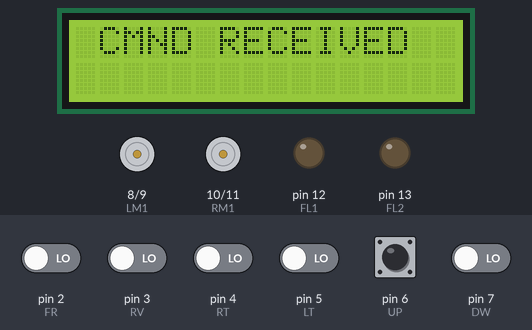
Recording of a sketch running on a simulated Arduino Mega 2560, built with avr-gcc and run on an emulated ATmega2560. Parts: 16×2 character LCD, motor-driver pin pairs drawn as motors (green arrow = first pin HIGH = forward, orange = second pin HIGH = backward, longer = more drive), output pins drawn as LEDs (lit = HIGH). The test bench sets the inputs (shaded band); at power-on: pin 2 (FR), pin 3 (RV), pin 4 (RT), pin 5 (LT), pin 6 (UP), pin 7 (DW) LOW.

Above: at 4.2 s.
4.3 s: pin 2 (FR) driven HIGH
At 4.82 s:
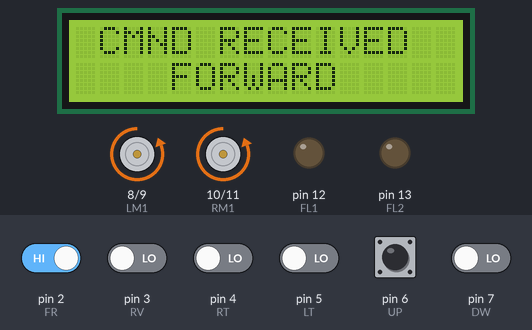
6.5 s: pin 2 (FR) driven LOW
At 7.7 s:
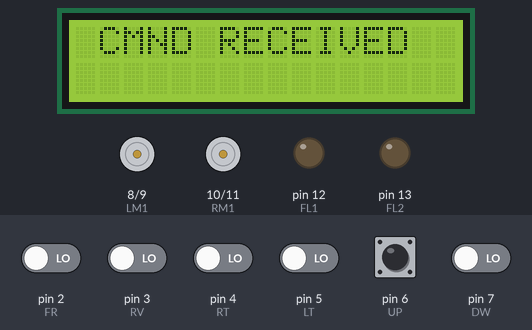
8.0 s: pin 6 (UP) pulled HIGH for 1 s
At 8.52 s:
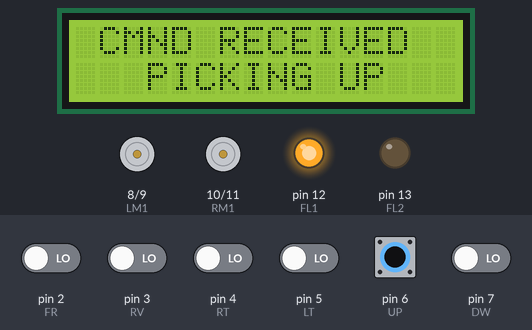
10.5 s: pin 3 (RV) driven HIGH
At 11.02 s:
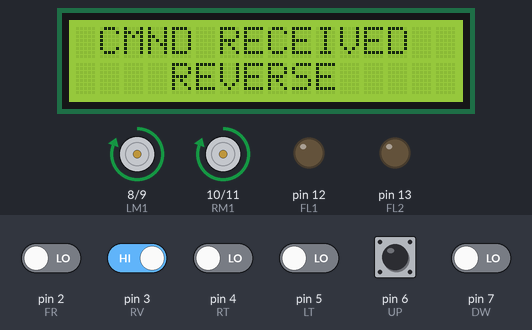
12.7 s: pin 3 (RV) driven LOW
At 13.8 s:
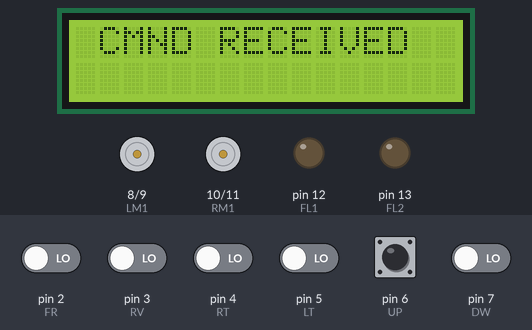
14.2 s: pin 4 (RT) driven HIGH
At 14.72 s:
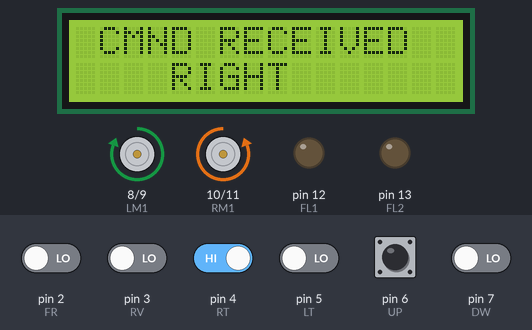
Timing chart, 0 to 17.2 s (numbered marks = the images above; inputs shaded):
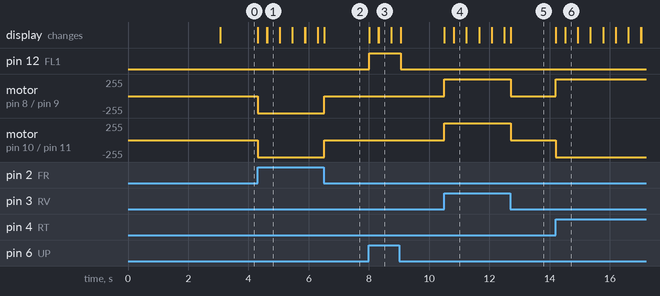

The sketch:

MAIN_PROGRAM.ino
```cpp
#include <LiquidCrystal.h>
LiquidCrystal lcd(32, 30, 28, 26, 24, 22);

#define FR 2
#define RV 3
#define RT 4
#define LT 5
#define UP 6
#define DW 7
#define LM1 8
#define LM2 9
#define RM1 10
#define RM2 11
#define FL1 12
#define FL2 13
void setup()  {

    lcd.begin(16, 2);
      lcd.setCursor(3, 0);
  lcd.print("SMS BASED");
    lcd.setCursor(5, 1);
  lcd.print("ROBOT");
  delay(3000);
   lcd.clear();

pinMode(FR,INPUT);
pinMode(RV,INPUT);
pinMode(RT,INPUT);
pinMode(LT,INPUT);
pinMode(UP,INPUT);
pinMode(DW,INPUT);
pinMode(LM1,OUTPUT);
pinMode(LM2,OUTPUT);
pinMode(RM1,OUTPUT);
pinMode(RM2,OUTPUT);
pinMode(FL1,OUTPUT);
pinMode(FL2,OUTPUT);
}

void loop()
{

  lcd.setCursor(1, 0);
  lcd.print("CMND RECEIVED");
  {

if(digitalRead(FR)==HIGH)
{

     lcd.setCursor(4,1);
     lcd.print("FORWARD");
       digitalWrite(FL1,LOW);
  digitalWrite(FL2,LOW);
  digitalWrite(LM1,LOW);
  digitalWrite(LM2,HIGH);
  digitalWrite(RM1,LOW);
  digitalWrite(RM2,HIGH);
  delay(100);
   lcd.clear();
}
else if(digitalRead(RV)==HIGH)
{

     lcd.setCursor(4,1);
     lcd.print("REVERSE");
        digitalWrite(FL1,LOW);
  digitalWrite(FL2,LOW);
  digitalWrite(LM1,HIGH);
  digitalWrite(LM2,LOW);
  digitalWrite(RM1,HIGH);
  digitalWrite(RM2,LOW);
  delay(100);
   lcd.clear();
}
else if (digitalRead(RT)==HIGH)
{

     lcd.setCursor(4,1);
     lcd.print("RIGHT");
        digitalWrite(FL1,LOW);
  digitalWrite(FL2,LOW);
  digitalWrite(LM1,HIGH);
  digitalWrite(LM2,LOW);
  digitalWrite(RM1,LOW);
  digitalWrite(RM2,HIGH);
  delay(100);
   lcd.clear();
}
else if (digitalRead(LT)==HIGH)
{

   lcd.setCursor(5,1);
     lcd.print("LEFT");
       digitalWrite(FL1,LOW);
  digitalWrite(FL2,LOW);
  digitalWrite(LM1,LOW);
  digitalWrite(LM2,HIGH);
  digitalWrite(RM1,HIGH);
  digitalWrite(RM2,LOW);
  delay(100);
   lcd.clear();
}

else if (digitalRead(UP)==HIGH)
{

   lcd.setCursor(3,1);
     lcd.print("PICKING UP");
  digitalWrite(FL1,HIGH);
  digitalWrite(FL2,LOW);
    digitalWrite(LM1,LOW);
  digitalWrite(LM2,LOW);
  digitalWrite(RM1,LOW);
  digitalWrite(RM2,LOW);
  delay(100);
   lcd.clear();

}

else if (digitalRead(DW)==HIGH)
{

   lcd.setCursor(2,1);
     lcd.print("KEEPING DOWN");
  digitalWrite(FL1,LOW);
  digitalWrite(FL2,HIGH);
    digitalWrite(LM1,LOW);
  digitalWrite(LM2,LOW);
  digitalWrite(RM1,LOW);
  digitalWrite(RM2,LOW);
  delay(100);
   lcd.clear();

}
else
{
  digitalWrite(LM1,LOW);
  digitalWrite(LM2,LOW);
  digitalWrite(RM1,LOW);
  digitalWrite(RM2,LOW);
  digitalWrite(FL1,LOW);
  digitalWrite(FL2,LOW);
}

}}
```

Measured:
- after the input at 4.3 s, motor on pin 8 (LM1) / pin 9 (LM2), motor on pin 10 (RM1) / pin 11 (RM2): stopped → backward 255/255 at once; the display: changes at once (image 1)
- after the input at 6.5 s, motor on pin 8 (LM1) / pin 9 (LM2), motor on pin 10 (RM1) / pin 11 (RM2): backward 255/255 → stopped at once; the display: changes at once (image 2)
- after the input at 8.0 s, pin 12 (FL1): LOW → HIGH at once, → LOW 1.1 s later; the display: changes at once (image 3)
- after the input at 10.5 s, motor on pin 8 (LM1) / pin 9 (LM2), motor on pin 10 (RM1) / pin 11 (RM2): stopped → forward 255/255 at once; the display: changes at once (image 4)
- after the input at 12.7 s, motor on pin 8 (LM1) / pin 9 (LM2), motor on pin 10 (RM1) / pin 11 (RM2): forward 255/255 → stopped at once; the display: changes at once (image 5)
- after the input at 14.2 s, motor on pin 8 (LM1) / pin 9 (LM2): stopped → forward 255/255 at once; motor on pin 10 (RM1) / pin 11 (RM2): stopped → backward 255/255 at once; the display: changes at once (image 6)
- what the display in image 1 shows lasts 0.4 s, from 4.6 s to 5.0 s
